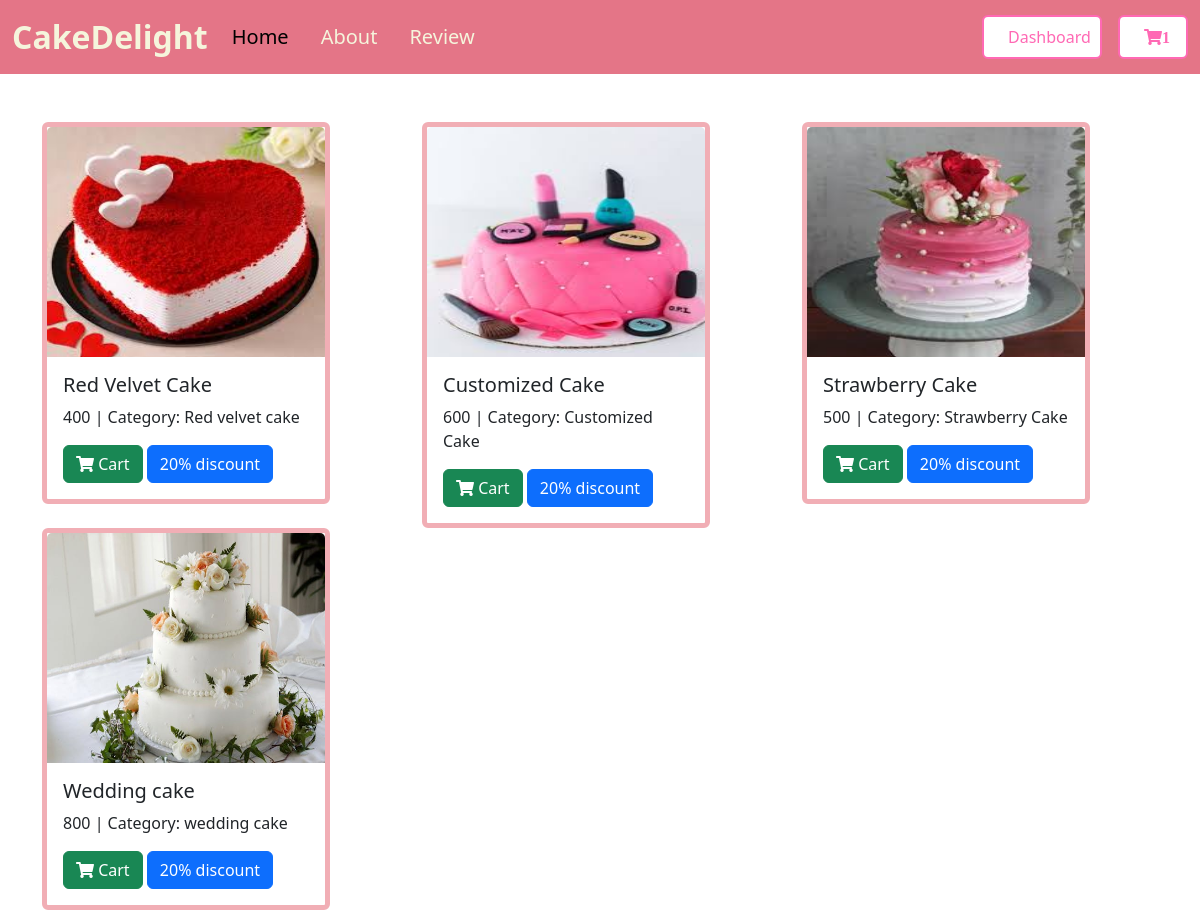
Screenshot of / (signed in) with the database file from the repository.
### cart/models.py (models this page shows)
class Basemodel(models.Model):
    uid = models.UUIDField(default=uuid.uuid4,primary_key=True)
    created_at = models.DateField(auto_now_add=True)
    updated_at = models.DateField(auto_now_add=True)
    class Meta:
        abstract=True

class Cake(Basemodel):
    category= models.ForeignKey(Cakecategory,on_delete=models.CASCADE,related_name="cakes")
    cake_name=models.CharField(max_length=100)
    price=models.IntegerField(default=100)
    images = models.ImageField(upload_to='media')

class Cakecategory(Basemodel):
    category_name= models.CharField(max_length=100)

### cart/views.py (the view)
# urls.py: path('',views.index,name='home'),
def index(request):
    cakes= Cake.objects.all()
    context={'cakes':cakes}
    print(context)
    return render(request,'index.html',context)

### templates/index.html (shortened to what this page needs)
<!DOCTYPE html>
<html lang="en">
<head>
    <link href="https://cdn.jsdelivr.net/npm/bootstrap@5.3.3/dist/css/bootstrap.min.css" rel="stylesheet">
    <link rel="stylesheet" href="https://cdnjs.cloudflare.com/ajax/libs/font-awesome/5.15.4/css/all.min.css">
</head>
<body>
    <nav class="navbar navbar-expand-lg navbar-custom">
        <div class="container-fluid">
            <a class="navbar-brand fw-bold fs-2" href="#">CakeDelight</a>
            <div class="collapse navbar-collapse" id="navbarSupportedContent">
                <ul class="navbar-nav me-auto mb-2 mb-lg-0">
                    <li class="nav-item">
                        <a href="{% url 'home' %}" class="nav-link active navbar-brand" aria-current="page">Home</a>
                    </li>
                    <li class="nav-item">
                        <a href="{% url 'about' %}" class="nav-link navbar-brand">About</a>
                    </li>
                    <li class="nav-item">
                        <a href="{% url 'review' %}" class="nav-link navbar-brand">Review</a>
                    </li>
                </ul>
                {% if request.user.is_authenticated %}
                    <div class="d-flex">
                        <a href="{% url 'login' %}" class="btn btn-pink-outline fw-medium" style="width: 120px;">Dashboard</a>
                        <a href="{% url 'order' %}" class="btn btn-pink-outline ms-3" style="width: 70px;" aria-label="Cart">
                            <i class="fas fa-shopping-cart" id="cart-btn">{{ request.user.get_cart_count }}</i>
                        </a>
                    </div>
                {% else %}
                    <div class="d-flex">
                        <a href="{% url 'register' %}" class="btn btn-pink-outline fw-medium" style="width: 100px;">Register</a>
                        <a href="{% url 'login' %}" class="btn btn-pink-outline fw-medium ms-3">Login</a>
                    </div>
                {% endif %}
            </div>
        </div>
    </nav>
    <div class="container mt-5">
        <div class="row">
            {% for cake in cakes %}
            <div class="col me-1">
                <div class="card border border-5 border-danger-subtle" style="width: 18rem;">
                    <img src="{{ cake.images.url }}" style="height: 230px" class="card-img-top" alt="{{ cake.cake_name }}">
                    <div class="card-body">
                        <h5 class="card-title">{{ cake.cake_name }}</h5>
                        <p>{{ cake.price }} | Category: {{ cake.category.category_name }}</p>
                        <a href="{% url 'add_cart' cake.uid %}" class="btn btn-success">
                            <i class="fas fa-shopping-cart"></i> Cart
                        </a>
                        <a href="#" class="btn btn-primary">20% discount</a>
                    </div>
                </div>
            </div>
            {% endfor %}
        </div>
    </div>
</body>
</html>

### templates/index.html (style rules this page uses)
.navbar-custom { background-color: rgb(228, 117, 135); }
.navbar-brand { color: beige; }
.btn-pink-outline { border: 2px solid #ff69b4; color: #ff69b4; background-color: white; padding: 0.5rem 1.5rem; }

### rows the page displays
Cake: images (picture), cake_name "Red Velvet Cake", price "400", category.category_name "Red velvet cake"
Cake: images (picture), cake_name "Customized Cake", price "600", category.category_name "Customized Cake"
Cake: images (picture), cake_name "Strawberry Cake", price "500", category.category_name "Strawberry Cake"
Cake: images (picture), cake_name "Wedding cake", price "800", category.category_name "wedding cake"

### other values shown
{{ request.user.get_cart_count }} "1"
